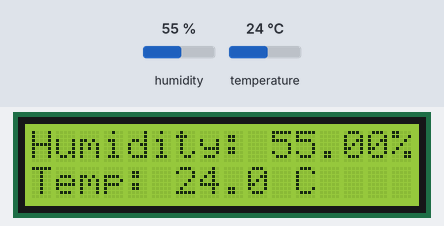
Recording of a sketch running on a simulated Arduino Uno, built with avr-gcc and run on an emulated ATmega328P. Shown: 16×2 character LCD. The test bench sets the inputs (shaded band); at power-on: humidity 55 %, temperature 24 °C.

Above: at 1.2 s.
1.3 s: humidity set to 22 %
At 3.2 s:
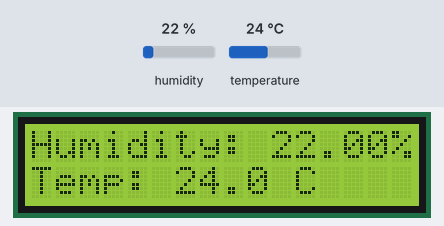
4.1 s: temperature set to 12 °C
At 5.5 s:
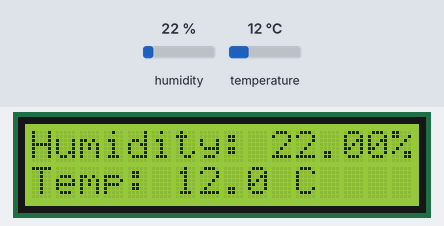
6.9 s: humidity set to 40 %
At 9.0 s:
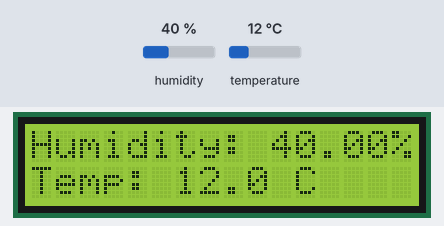
9.8 s: temperature set to 19 °C
At 11.3 s:
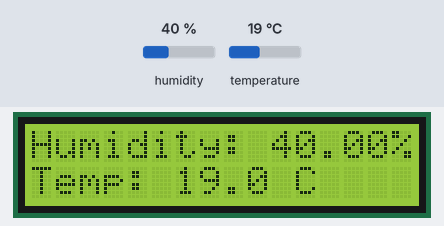
Timing chart, 0 to 12.8 s (numbered marks = the images above; inputs shaded):
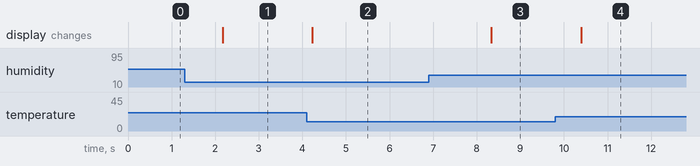

Measured:
- after the input at 1.3 s, the display: changes after 0.88 s (image 1)
- after the input at 4.1 s, the display: changes after 0.13 s (image 2)
- after the input at 6.9 s, the display: changes after 1.4 s (image 3)
- after the input at 9.8 s, the display: changes after 0.59 s (image 4)

The sketch:

DHT.ino
```cpp
#include <DHT.h>
#include <Wire.h>
#include <LiquidCrystal_I2C.h>
LiquidCrystal_I2C lcd(0x27, 16, 2);
const int PINDHT = 8;
const int DHTTYPE = DHT11;
DHT dht(PINDHT, DHTTYPE);
void setup() {
  Serial.begin(9600);
  dht.begin();
  lcd.init();
  lcd.backlight();
  lcd.clear();
}

void loop() {
  float doam = dht.readHumidity();
  float nhietdo = dht.readTemperature();
  lcd.setCursor(0, 0);
  lcd.print("Humidity:");
  lcd.setCursor(15,0);
  lcd.print("%");
  lcd.setCursor(0, 1);
  lcd.print("Temp:");
  lcd.setCursor(10, 0);
  lcd.print(doam);
  lcd.setCursor(6, 1);
  lcd.print(nhietdo);
  lcd.setCursor(10,1);
  lcd.print(" C");
  delay(2000);
}
```
